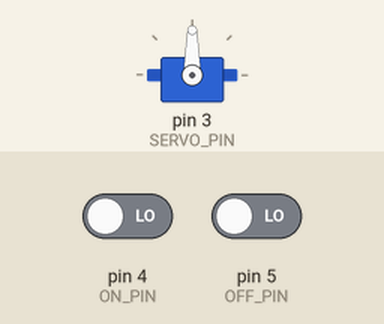
This sketch was run on a simulated Arduino Uno, built with avr-gcc and run on an emulated ATmega328P. Parts: servo. The inputs (shaded band) are chosen by the test bench; at power-on: pin 4 (ON_PIN) LOW, pin 5 (OFF_PIN) LOW.

Above: at 1.2 s.
1.3 s: pin 4 (ON_PIN) driven HIGH
At 2.1 s:
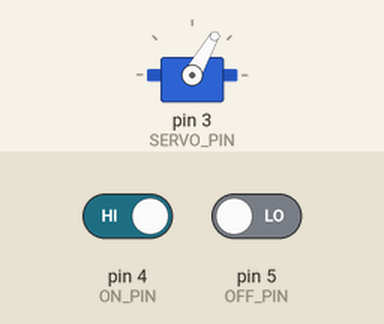
4.3 s: pin 5 (OFF_PIN) driven HIGH
At 5.1 s:
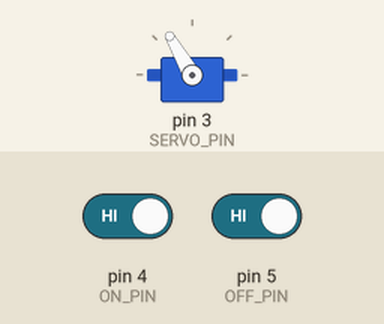
7.3 s: pin 5 (OFF_PIN) driven LOW
10.3 s: pin 4 (ON_PIN) driven LOW
At 11.2 s:
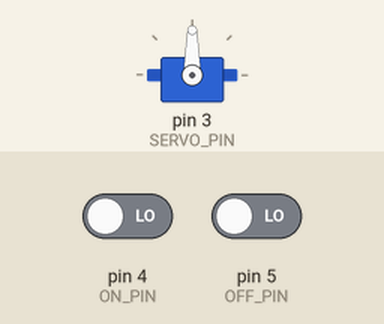
Timing chart, 0 to 12.9 s (numbered marks = the images above; inputs shaded):
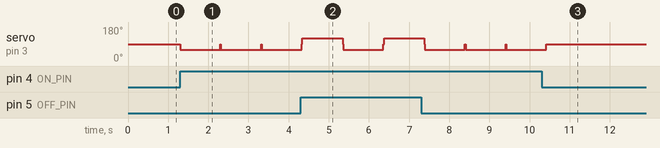

Measured:
- after the input at 1.3 s, servo on pin 3 (SERVO_PIN): 90° → 60° at once
- after the input at 10.3 s, servo on pin 3 (SERVO_PIN): goes on until 10.4 s, then stays 90°

The sketch:

switch-servo.ino
```cpp
#include <Servo.h>

#define SERVO_PIN 3
#define ON_PIN 4
#define OFF_PIN 5

Servo servo1;

void setup() {
  servo1.attach(SERVO_PIN);
	moveHome();

  pinMode(ON_PIN, INPUT);
  pinMode(OFF_PIN, INPUT);
}

void loop() {
  if (digitalRead(ON_PIN) == HIGH) {
    moveOn();
  }

  if (digitalRead(OFF_PIN) == HIGH) {
    moveOff();
  }
}

void moveHome() {
  servo1.write(90);
  delay(15);
}

void moveOn() {
  servo1.write(60);
  delay(1000);
  moveHome();
}

void moveOff() {
  servo1.write(120);
  delay(1000);
  moveHome();
}
```
